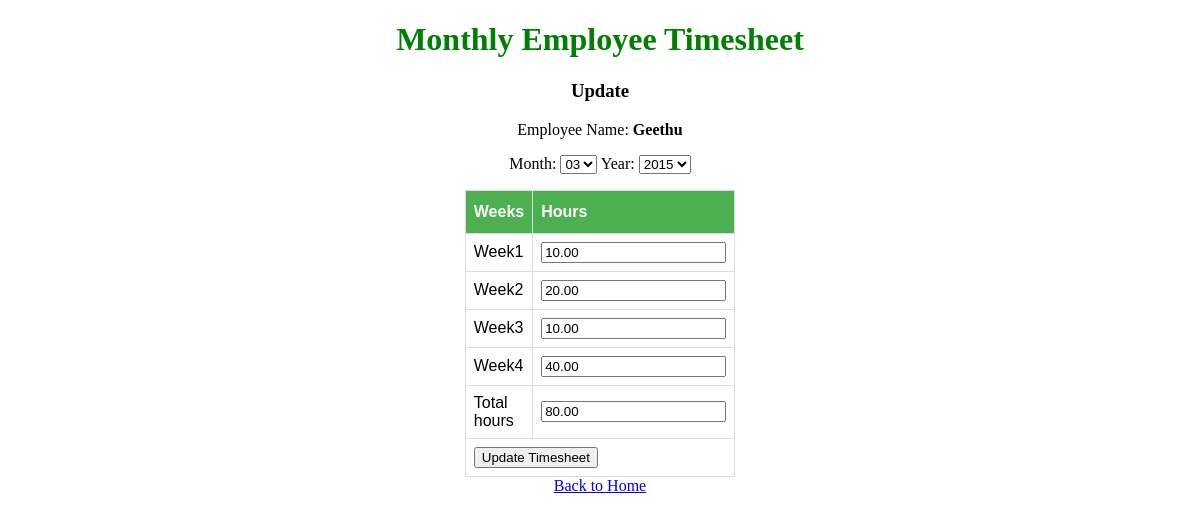
The app's page /timelog/update/5 (signed in) with its own data.
### user_auth/models.py (models this page shows, shortened)
class Employee(models.Model):
    reference = models.AutoField(primary_key=True, unique=True)
    name = models.CharField(max_length=100, null=True, help_text="Enter your full name")
    login = models.EmailField(max_length=200, unique=True, help_text="Enter your company email id")
    password = models.CharField(max_length=20)

### timelog/models.py (models this page shows, shortened)
class Hours(models.Model):
    MONTHS = (
        ('01', 'JAN'),
        ('02', 'FEB'),
        ('03', 'MAR'),
        ('04', 'APR'),
        ('05', 'MAY'),
        ('06', 'JUN'),
        ('07', 'JUL'),
        ('08', 'AUG'),
        ('09', 'SEP'),
        ('10', 'OCT'),
        ('11', 'NOV'),
        ('12', 'DEC')
    )
    YEARS = (
        ('2015', '2015'),
        ('2016', '2016'),
        ('2017', '2017'),
        ('2018', '2018'),
        ('2019', '2019'),
        ('2020', '2020')
        )
    STATUS = (
        ('Pending', 'Pending'),
        ('Submitted', 'Submitted'),
        ('Completed', 'Completed')
    )
    reference_pk = models.ForeignKey(Employee, on_delete=models.CASCADE)
    month = models.CharField(max_length=2, choices=MONTHS, default='JAN')
    year = models.CharField(max_length=4, choices=YEARS, default='2020')
    submitting_date = models.DateTimeField(auto_now_add=True)
    total_hours = models.DecimalField(max_digits=5, decimal_places=2)
    week1 = models.DecimalField(max_digits=4, decimal_places=2)
    week2 = models.DecimalField(max_digits=4, decimal_places=2)
    week3 = models.DecimalField(max_digits=4, decimal_places=2)
    week4 = models.DecimalField(max_digits=4, decimal_places=2)
    status = models.CharField(max_length=20, choices=STATUS, default='Pending')
    class Meta:
        verbose_name_plural = "Hours"

### timelog/views.py (the view, shortened to what this page needs)
# urls.py: path('update/<int:pk>', views.update, name='update'),
def update(request, pk):
    form = TimesheetForm()
    context = {}
    if 'user_id' in request.session:
        context['user'] = get_user(request)
        logger.info("Employee name:" + context['user'].name)
        hour = get_object_or_404(Hours, pk=pk)
        form = TimesheetForm(request.POST or None, instance=hour)
        context['pk'] = pk
        context['year'], context['month'] = hour.year, hour.month
        context['reporting_year'], context['reporting_month'] = month_year(settings.REPORTING_DATE)
    return render(request, 'timelog/update.html', {'form': form, 'context': context} )

### timelog/forms.py (shortened to what this page needs)
class TimesheetForm(forms.ModelForm):
    month = forms.ChoiceField(choices=Hours.MONTHS)
    class Meta:
        model = Hours
        fields = [
            'month',
            'year',
            'total_hours',
            'week1',
            'week2',
            'week3',
            'week4'
        ]

### timelog/views.py (called while the page is built)
def month_year(reporting_date):
    year = reporting_date[:4]
    month = reporting_date[5:7]
    return year, month

### user_auth/views.py (called while the page is built)
def get_user(request):
    return Employee.objects.get(reference=request.session['user_id'])

### timelog/templates/timelog/update.html (shortened to what this page needs)
{% extends 'base.html' %}
{% load static %}
{% block content %}
<link rel="stylesheet" type="text/css" href="{% static 'timelog/css/sheet.css' %}">
<div class="container">
  <h1>Monthly Employee Timesheet</h1>
  <h3>Update</h3>
  <p>Employee Name: <b>{{ context.user.name }}</b></p>
  <div class="form-group">
    <form method="post" action="{% url 'timelog:update' pk=context.pk %}">
    <div class="my">
      <p>{{ form.month.label_tag }}
        <select name="month" id="month">
          <option value="{{ context.month }}" selected>
          {{ context.month }}
          </option>
        </select>
        {{ form.year.label_tag }}
        <select name="year" id="year">
          <option value="{{ context.year }}" selected>
          {{ context.year }}
          </option>
        </select>
      </p>
    </div>
    </div>
    <table id="sheet">
      <tr>
        <th>Weeks</th>
        <th>Hours</th>
      </tr>
    <tr>
      <td>{{ form.week1.label }}</td>
      <td>{{ form.week1 }}</td>
    </tr>
    <tr>
      <td>{{ form.week2.label }}</td>
      <td>{{ form.week2 }}</td>
    </tr>
    <tr>
      <td>{{ form.week3.label }}</td>
      <td>{{ form.week3 }}</td>
    </tr>
    <tr>
      <td>{{ form.week4.label }}</td>
      <td>{{ form.week4 }}</td>
    </tr>
    <tr>
      <td>{{ form.total_hours.label }}</td>
      <td>{{ form.total_hours }}</td>
    </tr>
    <tr>
    <td colspan="2" text-align="center"><div class="submit-button" align-items="center"><button type="submit" id="submit_button">Update Timesheet</button></div></td>
    </tr>
    </table>
    <a href="{% url 'timelog:index' %}">Back to Home</a>
  </div>
{% endblock %}

### timelog/static/timelog/css/sheet.css (style rules this page uses)
.container { box-sizing: border-box; text-align: center; }
.container h1 { color: green; }
table#sheet { margin-left: auto; margin-right: auto; font-family: Arial, Helvetica, sans-serif; border-collapse: collapse; width: 20%; }
table#sheet td, table#sheet th { border: 1px solid #ddd; padding: 8px; text-align: left; }
table#sheet th { padding-top: 12px; padding-bottom: 12px; text-align: left; background-color: #4CAF50; color: white; }

### records on screen
Employee: user.name "Geethu"
Hours: month "03", year "2015", week1 "10.00", week2 "20.00", week3 "10.00", week4 "40.00", total_hours "80.00"
